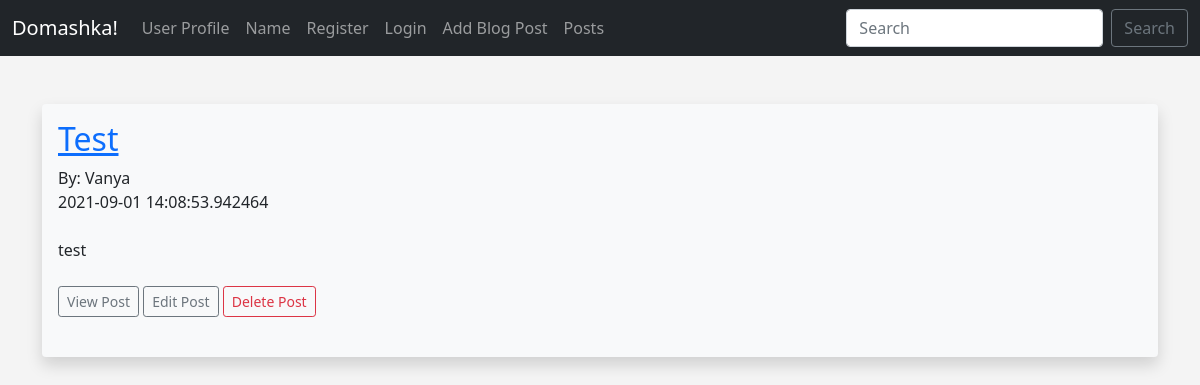
The page /posts on the database its author committed.
### hello.py (models this page shows)
class Posts(db.Model):
	id = db.Column(db.Integer, primary_key=True)
	title = db.Column(db.String(255))
	content = db.Column(db.Text)
	author = db.Column(db.String(255))
	date_posted = db.Column(db.DateTime, default=datetime.utcnow)
	slug = db.Column(db.String(255))

### hello.py (the view)
@app.route('/posts')
def posts():
	posts = Posts.query.order_by(Posts.date_posted)
	return render_template("posts.html", posts=posts) #pass to the webpage

### templates/posts.html (shortened to what this page needs)
{% extends 'base.html' %}
{% block content %}
{% for post in posts %}
<div class="shadow p-3 mb-k bg-light rounded">
	<a href="{{ url_for('post', id=post.id)}}">
	<h2>{{ post.title }}</a></h2>
	By: {{ post.author }}</br/>
	{{ post.date_posted }}</br/><br/>
	{{ post.content }}<br/><br/>
	<a href="{{ url_for('post', id=post.id)}}" class="btn btn-outline-secondary btn-sm">View Post</a>
	<a href="{{ url_for('edit_post', id=post.id)}}" class="btn btn-outline-secondary btn-sm">Edit Post</a>
	<a href="{{ url_for('delete_post', id=post.id)}}" class="btn btn-outline-danger btn-sm">Delete Post</a>
	<br/><br/>
</div>
<br/><br/><br/>
{% endfor %}
{% endblock %}

### static/css/style.css (style rules this page uses)
body { background: #f4f4f4; }

### rows shown on the page
Posts: title "Test", author "Vanya", date_posted "2021-09-01 14:08:53.942464", content "test"
